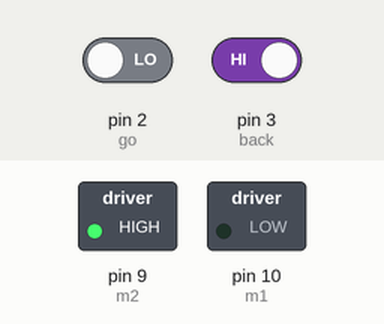
Simulated run of this sketch. Board: Arduino Uno, built with avr-gcc and run on an emulated ATmega328P. Parts: switched loads named in the sketch (green lamp = pin HIGH). The inputs (shaded band) are chosen by the test bench; at power-on: pin 2 (go) LOW, pin 3 (back) HIGH.

Above: at 1.2 s.
1.3 s: pin 2 (go) driven HIGH
At 2.4 s:
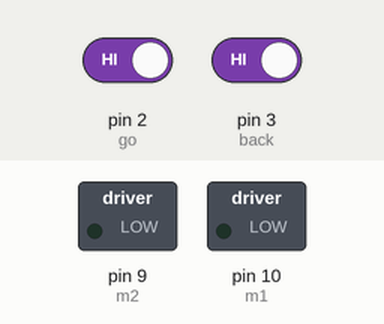
2.8 s: pin 3 (back) driven LOW
At 3.6 s:
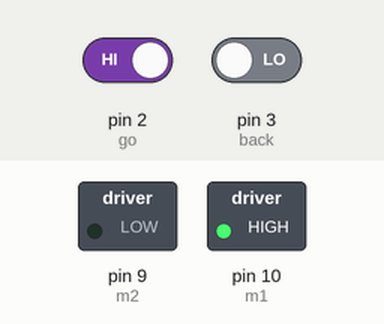
4.3 s: pin 3 (back) driven HIGH
At 4.7 s:
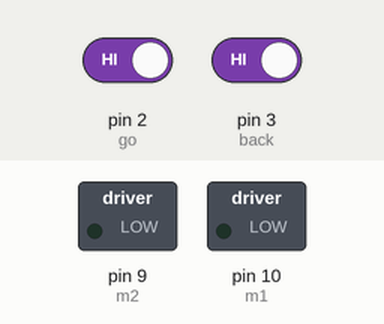
5.8 s: pin 2 (go) driven LOW
At 7.1 s:
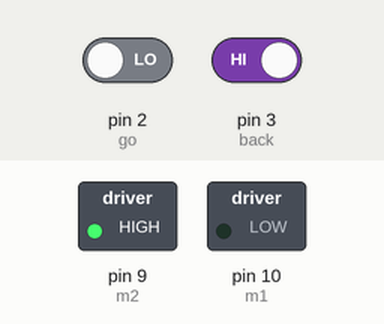
Timing chart, 0 to 8.3 s (numbered marks = the images above; inputs shaded):
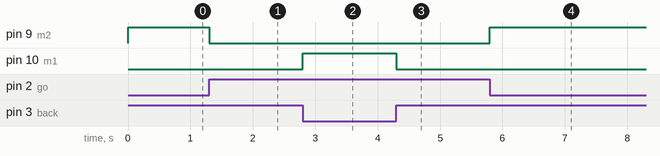

The sketch:

L298.ino
```cpp
int m1 = 10;
int m2 = 9;

int go = 2;
int back = 3;

void setup()
{
  pinMode(m1, OUTPUT);
  pinMode(m2, OUTPUT);

  pinMode(go, INPUT);
  pinMode(back, INPUT);

}

void loop()
{
  int info1 = digitalRead(go);
  int info2 = digitalRead(back);

  if(info1 == 1 && info2 == 0)
  {
    digitalWrite(m1, 1);
    digitalWrite(m2, 0);
  }

  else if(info1 == 0 && info2 == 1)
  {
    digitalWrite(m1, 0);
    digitalWrite(m2, 1);
  }

  else
  {
    digitalWrite(m1, 0);
    digitalWrite(m2, 0);
  }
}
```

Measured:
- after the input at 1.3 s, pin 9 (m2): HIGH → LOW at once
- after the input at 2.8 s, pin 10 (m1): LOW → HIGH at once
- after the input at 4.3 s, pin 10 (m1): HIGH → LOW at once
- after the input at 5.8 s, pin 9 (m2): LOW → HIGH at once
